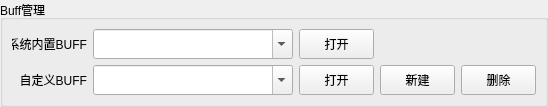
<?xml version="1.0" encoding="UTF-8"?>
<ui version="4.0">
 <class>BuffMainWgt</class>
 <widget class="QWidget" name="BuffMainWgt">
  <property name="geometry">
   <rect>
    <x>0</x>
    <y>0</y>
    <width>541</width>
    <height>98</height>
   </rect>
  </property>
  <property name="windowTitle">
   <string>Form</string>
  </property>
  <layout class="QGridLayout" name="gridLayout_2">
   <property name="leftMargin">
    <number>0</number>
   </property>
   <property name="topMargin">
    <number>0</number>
   </property>
   <property name="rightMargin">
    <number>0</number>
   </property>
   <property name="bottomMargin">
    <number>0</number>
   </property>
   <property name="spacing">
    <number>0</number>
   </property>
   <item row="0" column="0">
    <widget class="QGroupBox" name="groupBox">
     <property name="title">
      <string>Buff管理</string>
     </property>
     <layout class="QGridLayout" name="gridLayout">
      <item row="0" column="0">
       <widget class="QLabel" name="label">
        <property name="minimumSize">
         <size>
          <width>0</width>
          <height>30</height>
         </size>
        </property>
        <property name="maximumSize">
         <size>
          <width>75</width>
          <height>30</height>
         </size>
        </property>
        <property name="text">
         <string>系统内置BUFF</string>
        </property>
        <property name="alignment">
         <set>Qt::AlignRight|Qt::AlignTrailing|Qt::AlignVCenter</set>
        </property>
       </widget>
      </item>
      <item row="0" column="1">
       <widget class="QComboBox" name="m_pCBoxBuffSys">
        <property name="minimumSize">
         <size>
          <width>200</width>
          <height>30</height>
         </size>
        </property>
        <property name="maximumSize">
         <size>
          <width>16777215</width>
          <height>30</height>
         </size>
        </property>
        <property name="editable">
         <bool>true</bool>
        </property>
       </widget>
      </item>
      <item row="0" column="2">
       <widget class="QPushButton" name="m_pBtnOpenSys">
        <property name="minimumSize">
         <size>
          <width>0</width>
          <height>30</height>
         </size>
        </property>
        <property name="maximumSize">
         <size>
          <width>75</width>
          <height>30</height>
         </size>
        </property>
        <property name="text">
         <string>打开</string>
        </property>
       </widget>
      </item>
      <item row="1" column="0">
       <widget class="QLabel" name="label_2">
        <property name="minimumSize">
         <size>
          <width>0</width>
          <height>30</height>
         </size>
        </property>
        <property name="maximumSize">
         <size>
          <width>75</width>
          <height>30</height>
         </size>
        </property>
        <property name="text">
         <string>自定义BUFF</string>
        </property>
        <property name="alignment">
         <set>Qt::AlignRight|Qt::AlignTrailing|Qt::AlignVCenter</set>
        </property>
       </widget>
      </item>
      <item row="1" column="1">
       <widget class="QComboBox" name="m_pCBoxBuff">
        <property name="minimumSize">
         <size>
          <width>200</width>
          <height>30</height>
         </size>
        </property>
        <property name="maximumSize">
         <size>
          <width>16777215</width>
          <height>30</height>
         </size>
        </property>
        <property name="editable">
         <bool>true</bool>
        </property>
       </widget>
      </item>
      <item row="1" column="2">
       <widget class="QPushButton" name="m_pBtnOpen">
        <property name="minimumSize">
         <size>
          <width>0</width>
          <height>30</height>
         </size>
        </property>
        <property name="maximumSize">
         <size>
          <width>75</width>
          <height>30</height>
         </size>
        </property>
        <property name="text">
         <string>打开</string>
        </property>
       </widget>
      </item>
      <item row="1" column="3">
       <widget class="QPushButton" name="m_pBtnNew">
        <property name="minimumSize">
         <size>
          <width>0</width>
          <height>30</height>
         </size>
        </property>
        <property name="maximumSize">
         <size>
          <width>75</width>
          <height>30</height>
         </size>
        </property>
        <property name="text">
         <string>新建</string>
        </property>
       </widget>
      </item>
      <item row="1" column="4">
       <widget class="QPushButton" name="m_pBtnDelete">
        <property name="minimumSize">
         <size>
          <width>0</width>
          <height>30</height>
         </size>
        </property>
        <property name="maximumSize">
         <size>
          <width>75</width>
          <height>30</height>
         </size>
        </property>
        <property name="text">
         <string>删除</string>
        </property>
       </widget>
      </item>
     </layout>
    </widget>
   </item>
  </layout>
 </widget>
 <resources/>
 <connections/>
</ui>
